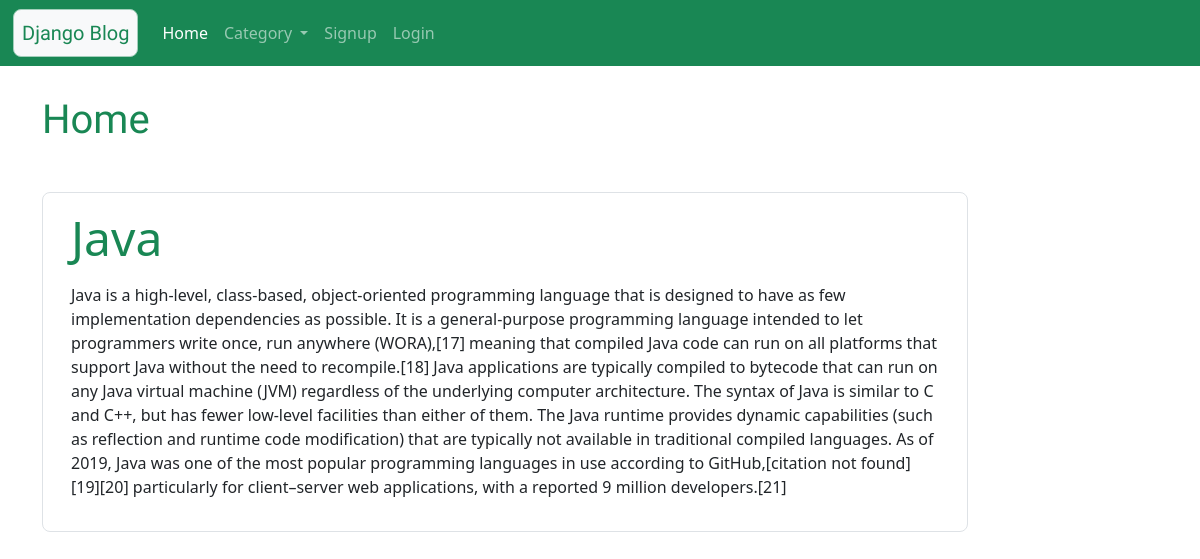
The app's page /, older data.
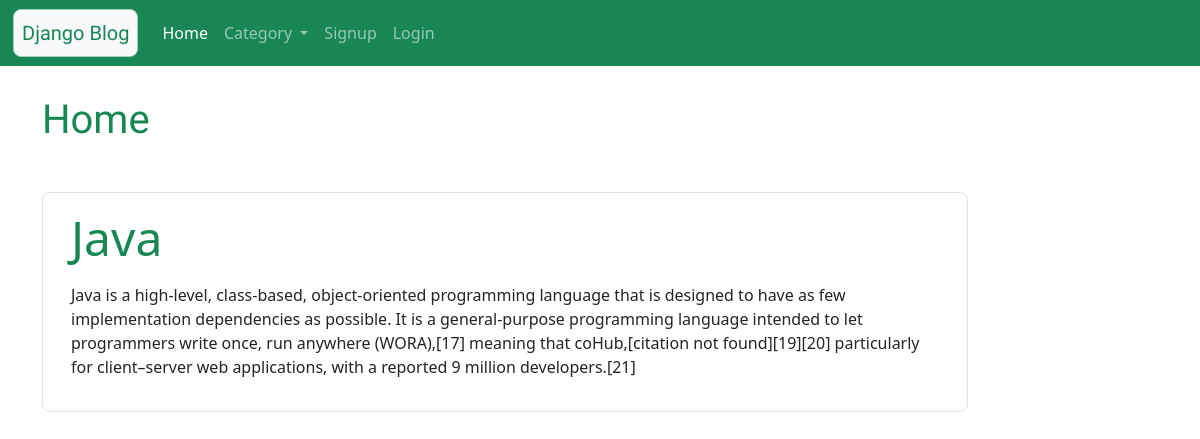
The same page, newer data.
### blog/models.py (models this page shows)
class Blog(models.Model):
    user = models.ForeignKey(User,on_delete=models.CASCADE)
    title = models.CharField(max_length=150)
    description = models.TextField()
    create_at = models.DateTimeField(auto_now_add=True)
    update_at = models.DateTimeField(auto_now=True)

### blog/views.py (the view)
# urls.py: path('', views.home, name='home'),
def home(request):
    all_blog = Blog.objects.all()
    return render(request, 'blog/home.html', {'all_blog': all_blog})

### template/blog/home.html (shortened to what this page needs)
{% extends 'blog/base.html' %}
{% load static %}
{% block content %}
<div class="col-10  my-5">
  <h1 class="text-success Rounded my-5">
    Home
  </h1>
  {% for blog in all_blog %}
  <div class="jumbotron p-3 text-success border rounded-3">
    <div class="container" >
      <a href="#" class="display-5 h3 disabled-link">{{blog.title}}</a>
      <p class="text-dark">{{blog.description}}</p>
    </div>
  </div><br>
  {% endfor %}
{% endblock content %}

Row changes from the older to the newer data that the page shows:
changed Blog "Java": description "…anywhere (WORA),[17] meaning that compiled Java code can run on all platforms that support Java without the need to recompile.[18] Java applications are typically compiled to bytecode that can run on any Java virtual machine (JVM) regardless of the underlying computer architecture. The syntax of Java is similar to C and C++, but has fewer low-level facilities than either of them. The Java runtime provides dynamic capabilities (such as reflection and runtime code modification) that are typically not available in traditional compiled languages. As of 2019, Java was one of the most popular programming languages in use according to GitHub,[citation not found][19][20] particularly for…" → "…anywhere (WORA),[17] meaning that coHub,[citation not found][19][20] particularly for…"
